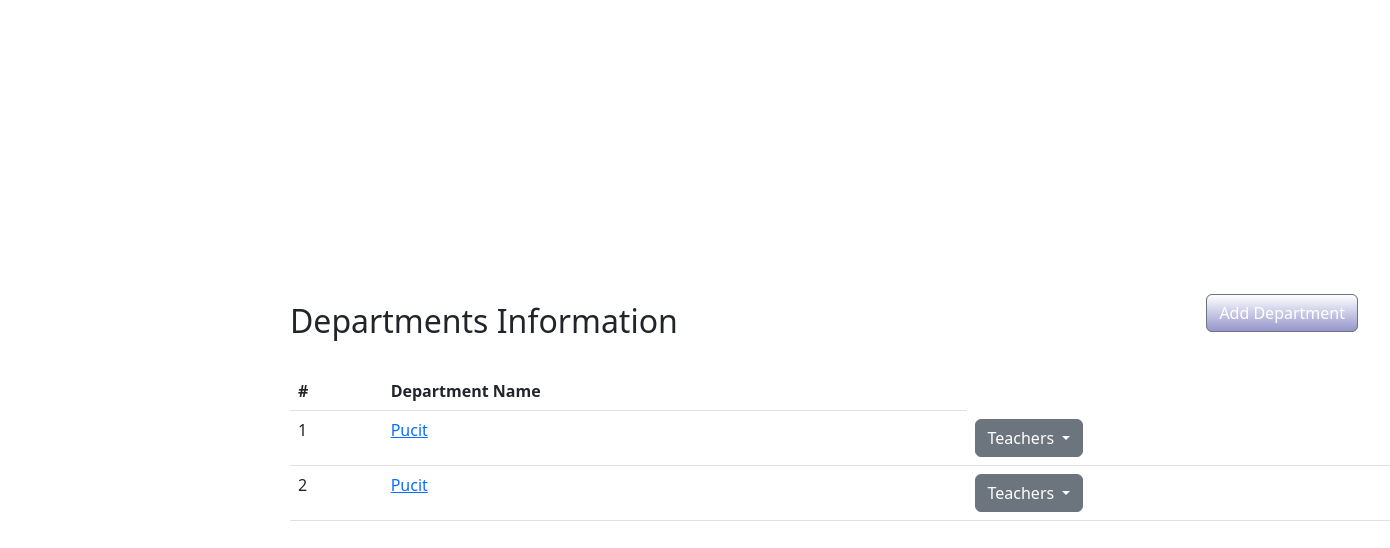
Page /departments/ on the earlier database version.
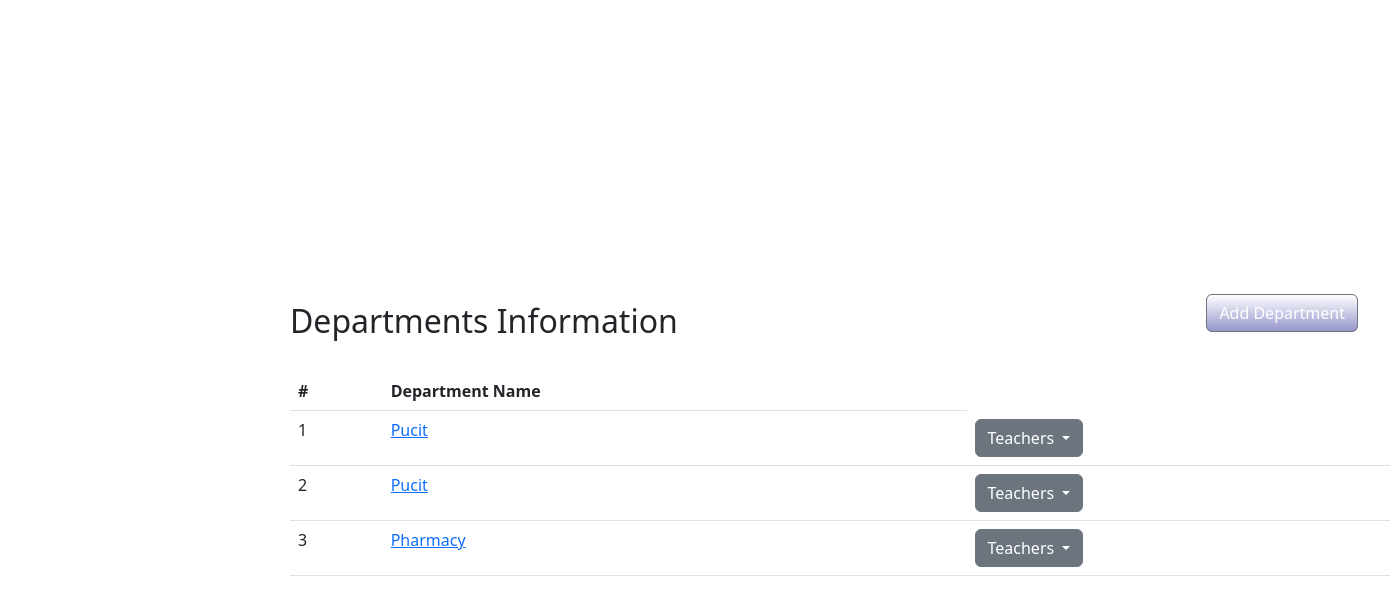
Same page on the later database version.
### Department/models.py (models this page shows)
class Department(models.Model):
    name = models.CharField(max_length=100)
    def __str__(self):
        return self.name

### Department/views.py (the view)
# urls.py: path('departments/',views.DepartmentListView.as_view(),name='department_index'),
class DepartmentListView(TemplateView):
     template_name = 'index.html'
     def get(self,request):
         departments = Department.objects.all()
         print(departments)
         return render(request,'department/index.html',{'departments': departments})

### Department/templates/department/index.html (shortened to what this page needs)
{%extends 'base.html'%}
{% block content%}
<div class="container" style="margin-top: 20%; margin-left: 20%; width: 100%">
    <div class="d-flex justify-content-between align-items-center">
      <h2 class="mt-4">Departments Information</h2>
        <a href="{% url 'department' %}" class="btn btn-secondary me-lg-5 gradient-button">Add Department</a>
    </div>
    <table class="table mt-4">
      <thead>
        <tr>
          <th scope="col">#</th>
          <th scope="col">Department Name</th>
        </tr>
      </thead>
      <tbody>
        {% for department in departments %}
          <tr>
            <td scope="row">{{ forloop.counter }}</td>
            <td><a href="{% url 'department_show' department.id %}">{{ department.name }}</a></td>
            <td>
              <div class="dropdown">
                <button class="btn btn-secondary dropdown-toggle" type="button" id="dropdownMenuButton1" data-bs-toggle="dropdown" aria-expanded="false">
                  Teachers
                </button>
              </div>
            </td>
          </tr>
        {% endfor %}
      </tbody>
    </table>
  </div>
{% endblock content%}

Differences in the rows shown:
added Department: name "Pharmacy"
